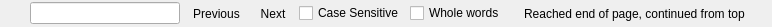
<ui version="4.0" >
 <author></author>
 <comment></comment>
 <exportmacro></exportmacro>
 <class>FindWidget</class>
 <widget class="QWidget" name="FindWidget" >
  <property name="geometry" >
   <rect>
    <x>0</x>
    <y>0</y>
    <width>772</width>
    <height>27</height>
   </rect>
  </property>
  <property name="windowTitle" >
   <string>Form</string>
  </property>
  <layout class="QGridLayout" >
   <property name="margin" >
    <number>0</number>
   </property>
   <property name="spacing" >
    <number>0</number>
   </property>
   <item row="0" column="0" >
    <layout class="QHBoxLayout" >
     <property name="margin" >
      <number>0</number>
     </property>
     <property name="spacing" >
      <number>6</number>
     </property>
     <item>
      <widget class="QToolButton" name="toolClose" >
       <property name="text" >
        <string/>
       </property>
       <property name="icon" >
        <iconset resource="ide.qrc" >:/images/cross.png</iconset>
       </property>
       <property name="autoRaise" >
        <bool>true</bool>
       </property>
      </widget>
     </item>
     <item>
      <widget class="QLineEdit" name="editFind" >
       <property name="sizePolicy" >
        <sizepolicy>
         <hsizetype>0</hsizetype>
         <vsizetype>0</vsizetype>
         <horstretch>0</horstretch>
         <verstretch>0</verstretch>
        </sizepolicy>
       </property>
       <property name="minimumSize" >
        <size>
         <width>150</width>
         <height>0</height>
        </size>
       </property>
      </widget>
     </item>
     <item>
      <widget class="QToolButton" name="toolPrevious" >
       <property name="text" >
        <string>Previous</string>
       </property>
       <property name="icon" >
        <iconset resource="ide.qrc" >:/images/previous.png</iconset>
       </property>
       <property name="toolButtonStyle" >
        <enum>Qt::ToolButtonTextBesideIcon</enum>
       </property>
       <property name="autoRaise" >
        <bool>true</bool>
       </property>
      </widget>
     </item>
     <item>
      <widget class="QToolButton" name="toolNext" >
       <property name="minimumSize" >
        <size>
         <width>0</width>
         <height>0</height>
        </size>
       </property>
       <property name="text" >
        <string>Next</string>
       </property>
       <property name="icon" >
        <iconset resource="ide.qrc" >:/images/next.png</iconset>
       </property>
       <property name="toolButtonStyle" >
        <enum>Qt::ToolButtonTextBesideIcon</enum>
       </property>
       <property name="autoRaise" >
        <bool>true</bool>
       </property>
       <property name="arrowType" >
        <enum>Qt::NoArrow</enum>
       </property>
      </widget>
     </item>
     <item>
      <widget class="QCheckBox" name="checkCase" >
       <property name="text" >
        <string>Case Sensitive</string>
       </property>
      </widget>
     </item>
     <item>
      <widget class="QCheckBox" name="checkWholeWords" >
       <property name="text" >
        <string>Whole words</string>
       </property>
      </widget>
     </item>
     <item>
      <widget class="QFrame" name="labelWrapped" >
       <property name="frameShape" >
        <enum>QFrame::Box</enum>
       </property>
       <property name="frameShadow" >
        <enum>QFrame::Raised</enum>
       </property>
       <property name="lineWidth" >
        <number>0</number>
       </property>
       <layout class="QGridLayout" >
        <property name="margin" >
         <number>0</number>
        </property>
        <property name="spacing" >
         <number>0</number>
        </property>
        <item row="0" column="0" >
         <layout class="QHBoxLayout" >
          <property name="margin" >
           <number>0</number>
          </property>
          <property name="spacing" >
           <number>6</number>
          </property>
          <item>
           <widget class="QLabel" name="label" >
            <property name="text" >
             <string/>
            </property>
            <property name="pixmap" >
             <pixmap resource="ide.qrc" >:/images/wrap.png</pixmap>
            </property>
           </widget>
          </item>
          <item>
           <widget class="QLabel" name="label_2" >
            <property name="text" >
             <string>Reached end of page, continued from top</string>
            </property>
           </widget>
          </item>
         </layout>
        </item>
       </layout>
      </widget>
     </item>
     <item>
      <spacer>
       <property name="orientation" >
        <enum>Qt::Horizontal</enum>
       </property>
       <property name="sizeHint" >
        <size>
         <width>41</width>
         <height>21</height>
        </size>
       </property>
      </spacer>
     </item>
    </layout>
   </item>
  </layout>
 </widget>
 <pixmapfunction></pixmapfunction>
 <resources>
  <include location="ide.qrc" />
 </resources>
 <connections/>
</ui>
